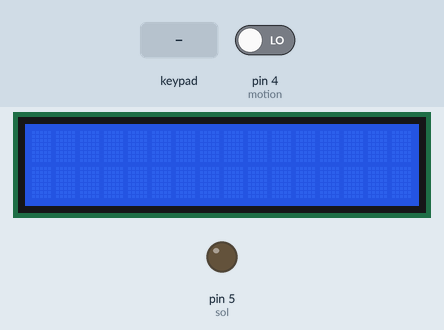
Simulated run of this sketch. Board: Arduino Uno, built with avr-gcc and run on an emulated ATmega328P. Parts: 16×2 character LCD, output pins drawn as LEDs (lit = HIGH). Inputs (shaded band) come from the test bench; at power-on: pin 4 (motion) LOW. What the sketch prints to the serial monitor is not drawn.

Above: at 1.2 s.
1.3 s: keypad keys 1 2 3 A B C # pressed 0.4 s apart
At 4.1 s:
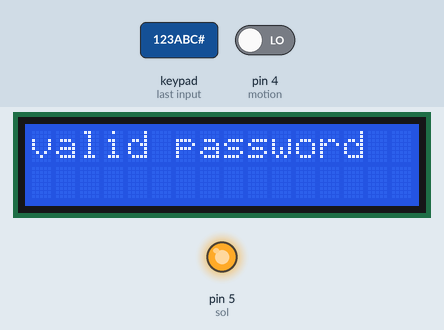
7.1 s: key 'B' pressed
At 7.9 s:
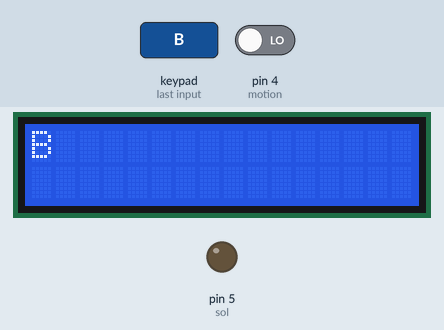
8.6 s: keypad keys 1 2 3 A B C * pressed 0.4 s apart
At 12.1 s:
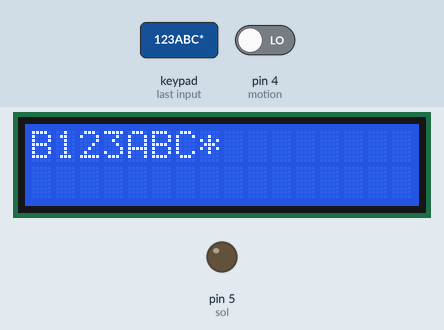
12.9 s: key 'A' pressed
At 13.8 s:
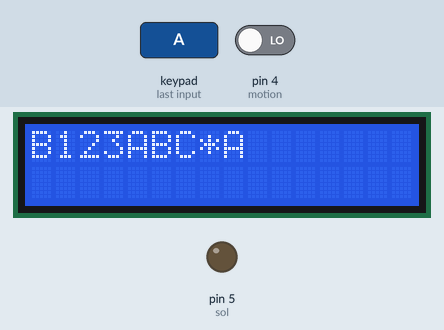
14.4 s: keypad keys 1 2 3 A B C A pressed 0.4 s apart
At 18.0 s:
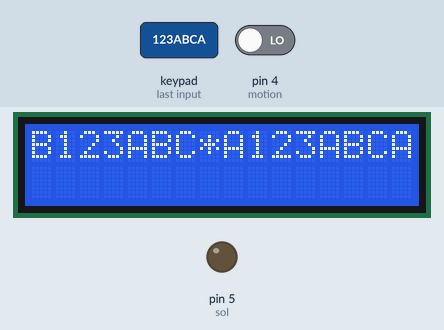
18.7 s: key '#' pressed
At 19.4 s:
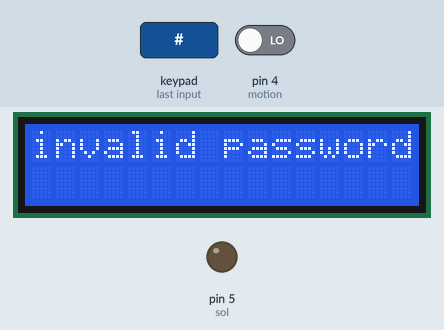
Timing chart, 0 to 21.7 s (numbered marks = the images above; inputs shaded):
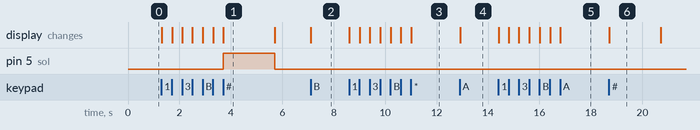

Measured:
- after the input at 1.3 s, pin 5 (sol): LOW → HIGH after 2.4 s, → LOW 2.0 s later; the display: first changes at once (image 1 shows a later state)
- after the input at 7.1 s, the display: changes at once (image 2)
- after the input at 8.6 s, the display: first changes at once (image 3 shows a later state)
- after the input at 12.9 s, the display: changes at once (image 4)
- after the input at 14.4 s, the display: first changes at once (image 5 shows a later state)
- after the input at 18.7 s, the display: changes at once (image 6)
- what the display in image 1 shows lasts 2.0 s, from 3.7 s to 5.7 s

The sketch:

keypad_password_solonoid_motion_lcd.ino
```cpp
/* @file CustomKeypad.pde
|| @version 1.0
|| @author Alexander Brevig
|| @contact alexanderbrevig@gmail.com
||
|| @description
|| | Demonstrates changing the keypad size and key values.
|| #
*/
#include <Keypad.h>
#include <LiquidCrystal.h>
const byte ROWS = 4; /* four rows */
const byte COLS = 4; /* four columns */
/* define the symbols on the buttons of the keypads */
char hexaKeys[ROWS][COLS] = {
  {'1','2','3','A'},
  {'4','5','6','B'},
  {'7','8','9','C'},
  {'*','0','#','D'}
};
byte rowPins[ROWS] = {10, 11, 12, 13}; /* connect to the row pinouts of the keypad */
byte colPins[COLS] = {6, 7, 8, 9}; /* connect to the column pinouts of the keypad */

/* initialize an instance of class NewKeypad */
Keypad customKeypad = Keypad( makeKeymap(hexaKeys), rowPins, colPins, ROWS, COLS);
const int rs = A0, en = A1, d4 = A2, d5 = A3, d6 = A4, d7 = A5;
LiquidCrystal lcd(rs, en, d4, d5, d6, d7);

# define sol 5
# define motion 4
void setup(){
Serial.begin(9600);
pinMode(sol,OUTPUT);
pinMode(motion,INPUT);
lcd.begin(16, 2);
}
String password="123ABC",s="";
void loop(){
  char customKey = customKeypad.getKey();
  if (customKey!='#')
  {
  if(customKey!=0){
    Serial.println(customKey);
    s=s+String(customKey);
    Serial.println("entered password:"+s);
    lcd.clear();
    lcd.print(s);
  }
  }
  else
  {
    //s=s+String('\0');
    Serial.println("entered password is "+s);
    if(s==password)
    {
      lcd.clear();
      lcd.print("valid password");
      Serial.println("valid password");
      digitalWrite(sol,HIGH);
      delay(2000);
      digitalWrite(sol,LOW);
    }
    else
    {
      lcd.clear();
      lcd.print("invalid password");
      Serial.println("invalid password");
      delay(2000);
    }
    s="";
    lcd.clear();
    }
    if(digitalRead(motion)==1)
    {
      Serial.println("motion is detected");
      delay(1000);
    }
  }
```
